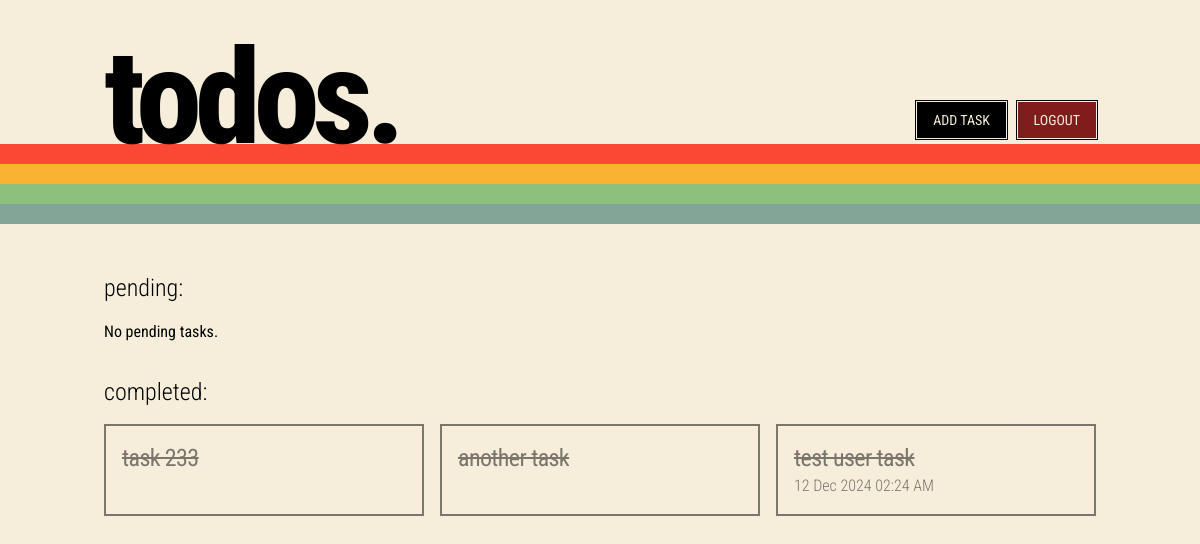
Page /tasks/ (signed in) on the earlier database version.
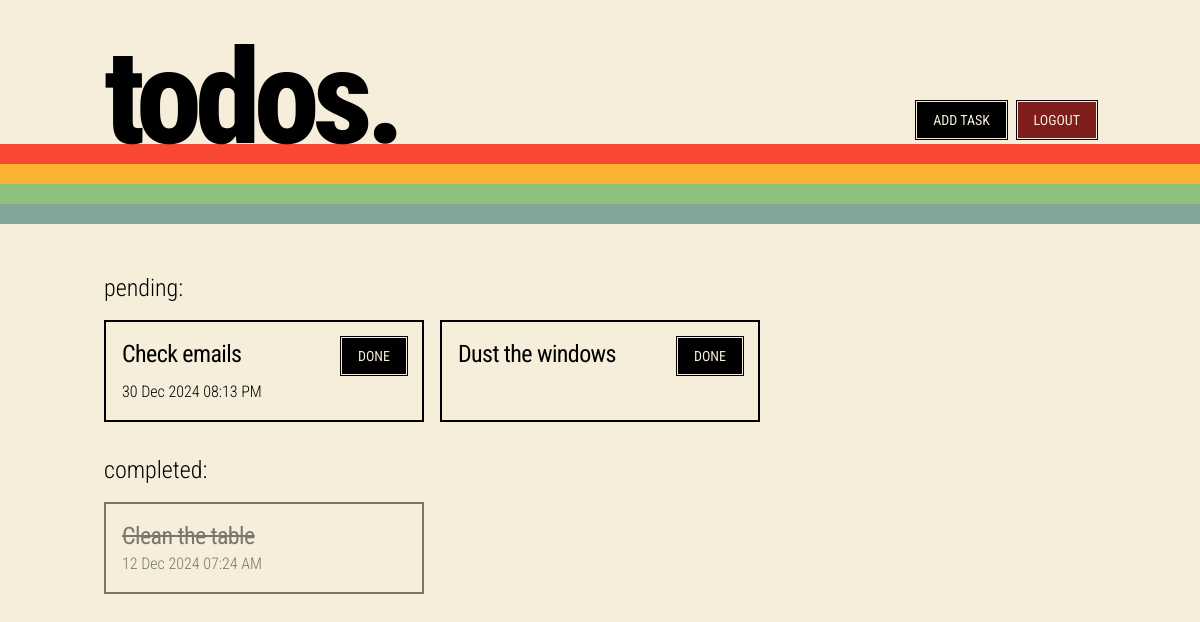
Same page on the later database version.
### tasks/models.py (models this page shows, shortened)
class Task (models.Model):
    title = models.CharField(max_length=255)
    description = models.TextField()
    completed = models.BooleanField(default=False)
    deadline = models.DateTimeField(blank=True, null=True)
    author = models.ForeignKey(User, on_delete=models.CASCADE, default=None)

### tasks/views.py (the view)
# urls.py: path('', include('tasks.urls'))
@login_required(login_url="/login/")
def tasks(request):
    if request.method == "POST":
        form = forms.CreateTask(request.POST)
        if form.is_valid():
            newtask = form.save(commit=False)
            newtask.author = request.user
            newtask.save()
            return redirect("tasks:tasks")
    else:
        form = forms.CreateTask()
    pending_tasks = Task.objects.filter(author=request.user, completed=False).order_by('-deadline')
    completed_tasks = Task.objects.filter(author=request.user, completed=True).order_by('-id')
    return render(request, 'tasks.html',
                  {'pending_tasks': pending_tasks, 'completed_tasks': completed_tasks, 'form': form})

### tasks/templates/tasks.html (shortened to what this page needs)
{% extends 'base.html' %}
{% block content %}
<h2 class="text-2xl font-light pb-4 pt-4">pending:</h2>
<div class="grid md:grid-cols-2 lg:grid-cols-3 gap-4">
    {% for task in pending_tasks %}
    <div class="border-2 border-black p-4">
        <div class="flex justify-between item-start">
            <a href="{% url 'tasks:taskdetails' task_id=task.id %}" class="text-2xl tracking-tight cursor-pointer hover:underline">{{ task.title }}</a>
            <form class="single-button-form" action="{% url 'tasks:completetask' %}" method="post">
                <button class="btn">Done</button>
            </form>
        </div>
        {% if task.deadline %}
        <p class="font-light">{{ task.deadline|date:"d M Y" }} {{ task.deadline|time:"h:i A" }}</p>
        {% endif %}
    </div>
    {% empty %}
    <p>No pending tasks.</p>
    {% endfor %}
</div>
<h2 class="text-2xl font-light pb-4 pt-8">completed:</h2>
<div class="grid md:grid-cols-2 lg:grid-cols-3 gap-4 opacity-50">
    {% for task in completed_tasks %}
    <div class="border-2 border-black p-4">
        <a href="{% url 'tasks:taskdetails' task_id=task.id %}" class="text-2xl tracking-tight line-through cursor-pointer hover:underline">{{ task.title }}</a>
        {% if task.deadline %}
        <p class="font-light">{{ task.deadline|date:"d M Y" }} {{ task.deadline|time:"h:i A" }}</p>
        {% endif %}
    </div>
    {% empty %}
    <p>No completed tasks.</p>
    {% endfor %}
</div>
{% endblock %}

### templates/base.html (shortened to what this page needs)
<!DOCTYPE html>
<html>
<head>
    {% load static %}
    <script src="https://cdn.tailwindcss.com"></script>
    <link rel="stylesheet" type="text/tailwindcss" href="{% static 'styles.css' %}"/>
</head>
<body class="bg-retrobeige text-black">
<nav class="container px-4 mx-auto flex justify-between items-end">
    <h1 class="font-extrabold text-7xl md:text-[132px] leading-none pt-8 -mb-2 md:-mb-5 tracking-tighter">todos.</h1>
    {% if user.is_authenticated %}
    <div>
        <button class="btn mr-2" id="add-task-trigger">Add Task</button>
        <form class="single-button-form" action="{% url 'tasks:logout' %}" method="post">
            <button class="btn btn-danger">Logout</button>
        </form>
    </div>
    {% endif %}
</nav>
<div class="[&>div]:h-5">
    <div class="bg-retrored"></div>
    <div class="bg-retroyellow"></div>
    <div class="bg-retrogreen"></div>
    <div class="bg-retroblue"></div>
</div>
<div class="container px-4 mx-auto pt-8">
    {% block content %}
    {% endblock %}
</div>
</body>
</html>

### templates/base.html (style rules this page uses)
.btn { @apply uppercase text-retrobeige bg-black px-4 py-2 hover:opacity-50 text-sm cursor-pointer; box-shadow: 0 0 0 1px #F6EEDB, 0 0 0 2px black; margin-bottom: 6px; }
.btn.btn-danger { @apply bg-red-900; }
.single-button-form { @apply w-fit inline; }

Differences in the rows shown:
removed Task: title "task 233", shown under "completed:"
removed Task: title "another task", shown under "completed:"
removed Task: title "test user task", deadline "12 Dec 2024", deadline "02:24 AM", shown under "completed:"
added Task: title "Check emails", deadline "30 Dec 2024", deadline "08:13 PM", shown under "pending:"
added Task: title "Dust the windows", shown under "pending:"
added Task: title "Clean the table", deadline "12 Dec 2024", deadline "07:24 AM", shown under "completed:"
Other differences:
text no longer shown: "No pending tasks."
